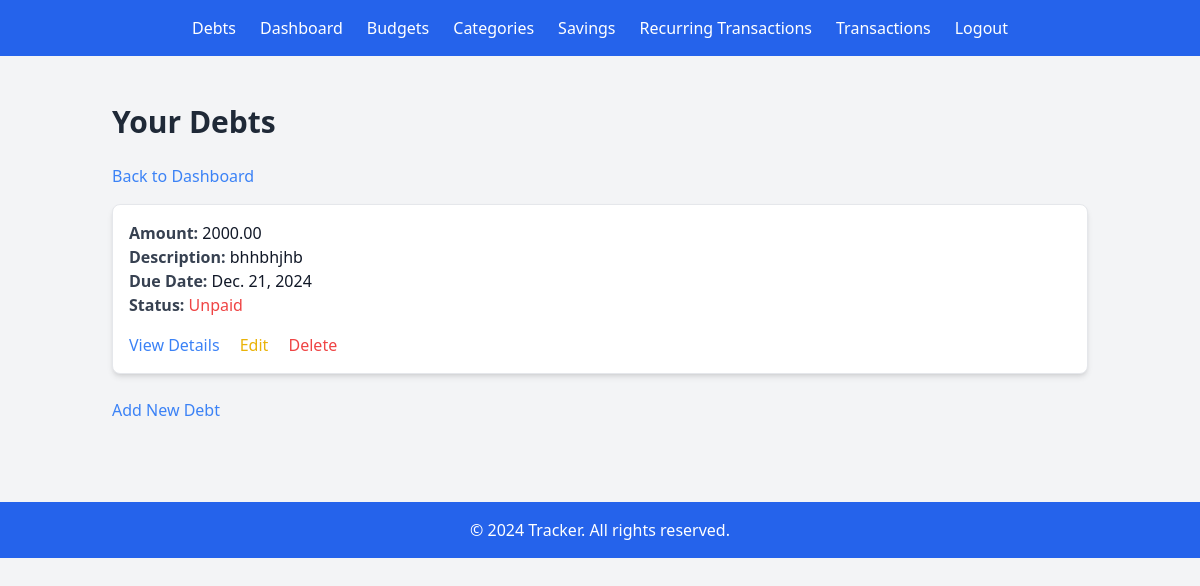
Before: /tracker/debt/ (signed in) with the older database file.
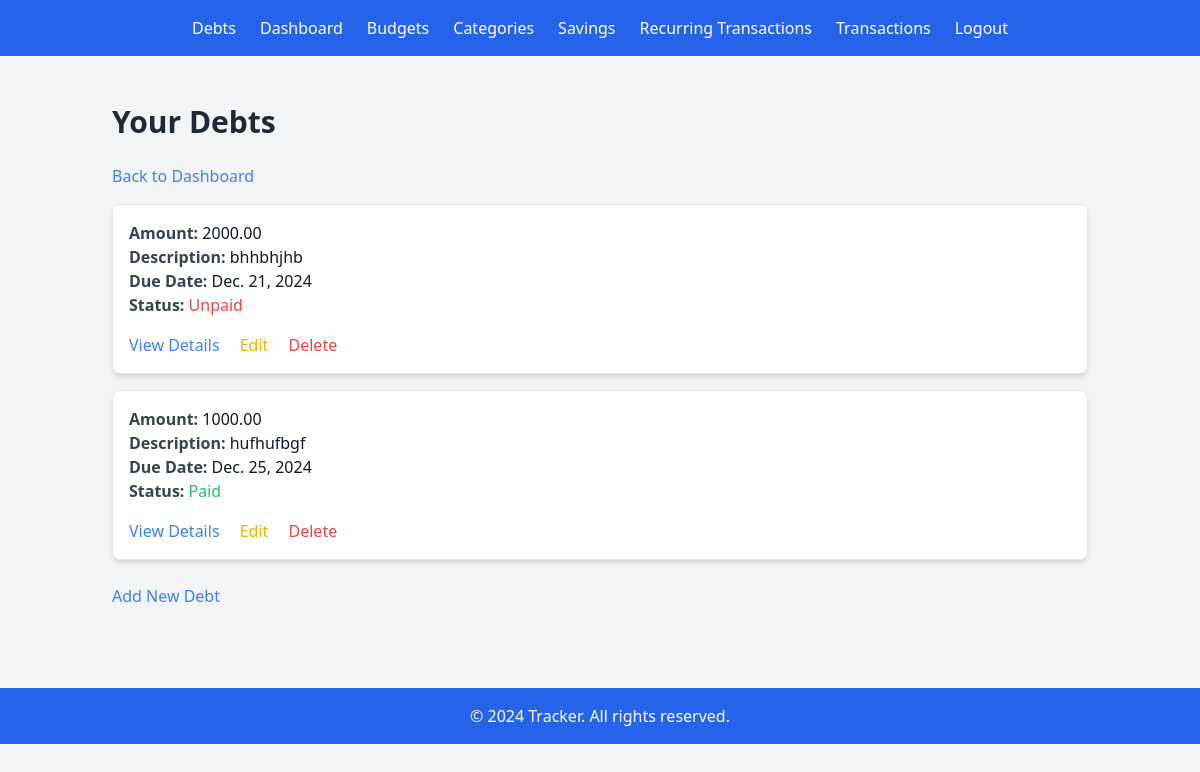
After: the same page with the newer database file.
### tracker/models.py (models this page shows, shortened)
class Debt(models.Model):
    debt_id = models.AutoField(primary_key=True)
    user = models.ForeignKey(User, on_delete=models.CASCADE, related_name="debt")
    amount = models.DecimalField(max_digits=10, decimal_places=2)
    description = models.TextField(blank=True, null=True)
    due_date = models.DateField()
    is_paid = models.BooleanField(default=False)
    created_at = models.DateTimeField(auto_now_add=True)
    updated_at = models.DateTimeField(auto_now=True)

### tracker/views.py (the view)
# urls.py: path("debt/", views.debt_list, name="debt_list"),
@login_required
def debt_list(request):
    debts = Debt.objects.filter(user=request.user)
    return render(request, "tracker/debt_list.html", {"debts": debts})

### tracker/templates/tracker/debt_list.html
{% extends "tracker/base.html" %}
{% block content %}
<div class="container mx-auto p-6">
    <h2 class="text-3xl font-semibold mb-6 text-gray-800">Your Debts</h2>
    <a href="{% url 'tracker:dashboard' %}" class="text-blue-500 hover:text-blue-700 mb-4 inline-block">Back to Dashboard</a>
    <ul class="space-y-4">
        {% for debt in debts %}
        <li class="bg-white p-4 rounded-lg shadow-md border border-gray-200">
            <p><strong class="text-gray-700">Amount:</strong> <span class="text-gray-900">{{ debt.amount }}</span></p>
            <p><strong class="text-gray-700">Description:</strong> <span class="text-gray-900">{{ debt.description }}</span></p>
            <p><strong class="text-gray-700">Due Date:</strong> <span class="text-gray-900">{{ debt.due_date }}</span></p>
            <p><strong class="text-gray-700">Status:</strong>
                {% if debt.is_paid %}
                    <span class="text-green-500">Paid</span>
                {% else %}
                    <span class="text-red-500">Unpaid</span>
                {% endif %}
            </p>
            <div class="mt-4 space-x-4">
                <a href="{% url 'tracker:debt_detail' debt.pk %}" class="text-blue-500 hover:text-blue-700">View Details</a>
                <a href="{% url 'tracker:debt_update' debt.pk %}" class="text-yellow-500 hover:text-yellow-700">Edit</a>
                <a href="{% url 'tracker:debt_delete' debt.pk %}" class="text-red-500 hover:text-red-700">Delete</a>
            </div>
        </li>
        {% empty %}
        <li class="text-gray-600">No debts to display.</li>
        {% endfor %}
    </ul>
    <a href="{% url 'tracker:debt_create' %}" class="mt-6 inline-block text-blue-500 hover:text-blue-700">Add New Debt</a>
</div>
{% endblock %}

Changed rows visible on the page:
added Debt: amount "1000.00", description "hufhufbgf", due_date "Dec. 25, 2024", is_paid "Paid"
